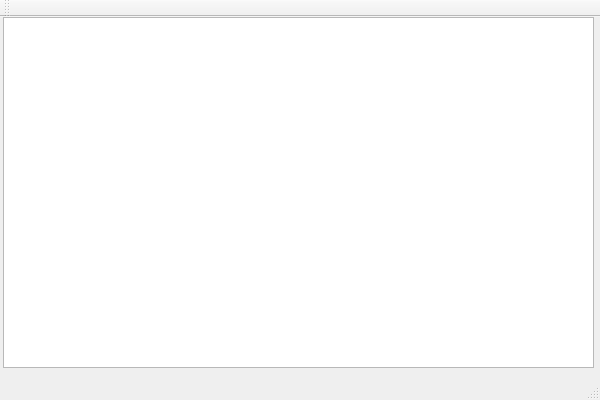
<?xml version="1.0" encoding="UTF-8"?>
<ui version="4.0">
 <class>QTextEditClass</class>
 <widget class="QMainWindow" name="QTextEditClass">
  <property name="geometry">
   <rect>
    <x>0</x>
    <y>0</y>
    <width>600</width>
    <height>400</height>
   </rect>
  </property>
  <property name="windowTitle">
   <string>QTextEdit</string>
  </property>
  <widget class="QWidget" name="centralWidget">
   <widget class="QTextEdit" name="textEdit">
    <property name="geometry">
     <rect>
      <x>3</x>
      <y>0</y>
      <width>591</width>
      <height>351</height>
     </rect>
    </property>
   </widget>
  </widget>
  <widget class="QMenuBar" name="menuBar">
   <property name="geometry">
    <rect>
     <x>0</x>
     <y>0</y>
     <width>600</width>
     <height>22</height>
    </rect>
   </property>
  </widget>
  <widget class="QToolBar" name="mainToolBar">
   <attribute name="toolBarArea">
    <enum>TopToolBarArea</enum>
   </attribute>
   <attribute name="toolBarBreak">
    <bool>false</bool>
   </attribute>
  </widget>
  <widget class="QStatusBar" name="statusBar"/>
 </widget>
 <layoutdefault spacing="6" margin="11"/>
 <resources>
  <include location="QTextEdit.qrc"/>
 </resources>
 <connections/>
</ui>
